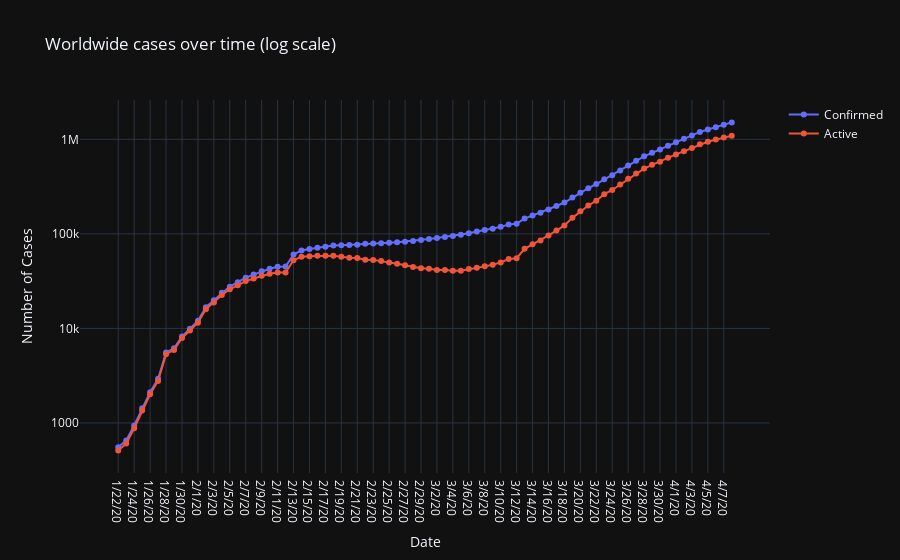

Write notebook code for a chart like this one.
### Markdown cell above
The growth rate of confirmed cases is exponential. It is hard to say if the rate is slowing down. Lets plot the cases on a log-scale to check if the rates are going down.

### Code cell
fig = go.Figure()
fig.add_trace(go.Scatter(x = covid_time['date'], y = covid_time['confirmed'], mode = 'lines+markers', name='Confirmed'))
fig.add_trace(go.Scatter(x = covid_time['date'], y = covid_time['active'], mode = 'lines+markers', name='Active'))
fig.update_layout(template = 'plotly_dark', title = 'Worldwide cases over time (log scale)')
fig.update_xaxes(title = 'Date')
fig.update_yaxes(title = 'Number of Cases', type = 'log', dtick=1) #dtick removes minor ticks
fig.show()

### Figure 1 — Plotly figure (JSON) as saved in the notebook; plotly's stock layout.template omitted (floating-point values rounded to 4 significant figures)
{"data": [{"mode": "lines+markers", "name": "Confirmed", "type": "scatter", "x": ["1/22/20", "1/23/20", "1/24/20", "1/25/20", "1/26/20", "1/27/20", "1/28/20", "1/29/20", "1/30/20", "1/31/20", "2/1/20", "2/2/20", "2/3/20", "2/4/20", "2/5/20", "2/6/20", "2/7/20", "2/8/20", "2/9/20", "2/10/20", "2/11/20", "2/12/20", "2/13/20", "2/14/20", "2/15/20", "2/16/20", "2/17/20", "2/18/20", "2/19/20", "2/20/20", "2/21/20", "2/22/20", "2/23/20", "2/24/20", "2/25/20", "2/26/20", "2/27/20", "2/28/20", "2/29/20", "3/1/20", "3/2/20", "3/3/20", "3/4/20", "3/5/20", "3/6/20", "3/7/20", "3/8/20", "3/9/20", "3/10/20", "3/11/20", "3/12/20", "3/13/20", "3/14/20", "3/15/20", "3/16/20", "3/17/20", "3/18/20", "3/19/20", "3/20/20", "3/21/20", "3/22/20", "3/23/20", "3/24/20", "3/25/20", "3/26/20", "3/27/20", "3/28/20", "3/29/20", "3/30/20", "3/31/20", "4/1/20", "4/2/20", "4/3/20", "4/4/20", "4/5/20", "4/6/20", "4/7/20", "4/8/20"], "y": [555, 654, 941, 1434, 2118, 2927, 5578, 6166, 8234, 9927, 12038, 16787, 19881, 23892, 27635, 30794, 34391, 37120, 40150, 42762, 44802, 45221, 60368, 66885, 69030, 71224, 73258, 75136, 75639, 76197, 76819, 78572, 78958, 79561, 80406, 81388, 82746, 84112, 86011, 88369, 90306, 92840, 95120, 97886, 101801, 105847, 109821, 113590, 118620, 125875, 128352, 145205, 156101, 167454, 181574, 197102, 214821, 242570, 272208, 304507, 336953, 378235, 418045, 467653, 529591, 593291, 660706, 720140, 782395, 857487, 932605, 1013320, 1095917, 1197405, 1272115, 1345101, 1426096, 1511104]}, {"mode": "lines+markers", "name": "Active", "type": "scatter", "x": ["1/22/20", "1/23/20", "1/24/20", "1/25/20", "1/26/20", "1/27/20", "1/28/20", "1/29/20", "1/30/20", "1/31/20", "2/1/20", "2/2/20", "2/3/20", "2/4/20", "2/5/20", "2/6/20", "2/7/20", "2/8/20", "2/9/20", "2/10/20", "2/11/20", "2/12/20", "2/13/20", "2/14/20", "2/15/20", "2/16/20", "2/17/20", "2/18/20", "2/19/20", "2/20/20", "2/21/20", "2/22/20", "2/23/20", "2/24/20", "2/25/20", "2/26/20", "2/27/20", "2/28/20", "2/29/20", "3/1/20", "3/2/20", "3/3/20", "3/4/20", "3/5/20", "3/6/20", "3/7/20", "3/8/20", "3/9/20", "3/10/20", "3/11/20", "3/12/20", "3/13/20", "3/14/20", "3/15/20", "3/16/20", "3/17/20", "3/18/20", "3/19/20", "3/20/20", "3/21/20", "3/22/20", "3/23/20", "3/24/20", "3/25/20", "3/26/20", "3/27/20", "3/28/20", "3/29/20", "3/30/20", "3/31/20", "4/1/20", "4/2/20", "4/3/20", "4/4/20", "4/5/20", "4/6/20", "4/7/20", "4/8/20"], "y": [510, 606, 879, 1353, 2010, 2784, 5340, 5907, 7920, 9492, 11495, 15953, 18832, 22548, 25947, 28673, 31661, 33698, 36000, 37803, 39006, 38953, 52702, 57304, 57969, 58589, 58807, 58777, 57396, 55773, 55678, 53228, 53095, 51705, 49793, 48234, 46655, 44529, 43288, 42657, 41619, 41452, 40696, 40742, 42476, 43931, 45325, 47108, 49954, 54257, 55308, 69550, 77658, 84980, 96360, 108357, 122776, 147728, 173489, 199842, 224403, 263379, 291420, 332685, 383471, 435178, 490639, 537133, 580247, 637346, 692619, 750074, 811334, 886647, 942729, 994021, 1044177, 1094105]}], "layout": {"title": {"text": "Worldwide cases over time (log scale)"}, "xaxis": {"title": {"text": "Date"}}, "yaxis": {"dtick": 1, "title": {"text": "Number of Cases"}, "type": "log"}}}
